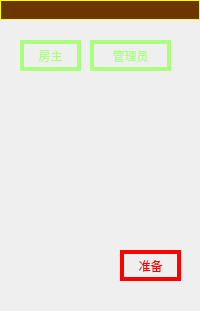
<?xml version="1.0" encoding="UTF-8"?>
<ui version="4.0">
 <class>WidgetRoomPlayer</class>
 <widget class="QWidget" name="WidgetRoomPlayer">
  <property name="geometry">
   <rect>
    <x>0</x>
    <y>0</y>
    <width>200</width>
    <height>311</height>
   </rect>
  </property>
  <property name="sizePolicy">
   <sizepolicy hsizetype="Fixed" vsizetype="Fixed">
    <horstretch>0</horstretch>
    <verstretch>0</verstretch>
   </sizepolicy>
  </property>
  <property name="minimumSize">
   <size>
    <width>200</width>
    <height>311</height>
   </size>
  </property>
  <property name="maximumSize">
   <size>
    <width>200</width>
    <height>311</height>
   </size>
  </property>
  <property name="contextMenuPolicy">
   <enum>Qt::CustomContextMenu</enum>
  </property>
  <property name="windowTitle">
   <string>Form</string>
  </property>
  <property name="styleSheet">
   <string notr="true"/>
  </property>
  <widget class="QLabel" name="labelNick">
   <property name="geometry">
    <rect>
     <x>0</x>
     <y>0</y>
     <width>200</width>
     <height>20</height>
    </rect>
   </property>
   <property name="sizePolicy">
    <sizepolicy hsizetype="Preferred" vsizetype="Preferred">
     <horstretch>0</horstretch>
     <verstretch>0</verstretch>
    </sizepolicy>
   </property>
   <property name="minimumSize">
    <size>
     <width>0</width>
     <height>20</height>
    </size>
   </property>
   <property name="styleSheet">
    <string notr="true">color: rgb(255, 255, 0);
border:1px solid rgb(255, 255, 0);
background-color: rgb(108, 54, 0);</string>
   </property>
   <property name="text">
    <string/>
   </property>
   <property name="textFormat">
    <enum>Qt::PlainText</enum>
   </property>
   <property name="alignment">
    <set>Qt::AlignCenter</set>
   </property>
  </widget>
  <widget class="QLabel" name="labelPicture">
   <property name="geometry">
    <rect>
     <x>0</x>
     <y>21</y>
     <width>200</width>
     <height>290</height>
    </rect>
   </property>
   <property name="sizePolicy">
    <sizepolicy hsizetype="Preferred" vsizetype="Expanding">
     <horstretch>0</horstretch>
     <verstretch>0</verstretch>
    </sizepolicy>
   </property>
   <property name="text">
    <string/>
   </property>
  </widget>
  <widget class="QLabel" name="labelRoomHost">
   <property name="geometry">
    <rect>
     <x>20</x>
     <y>40</y>
     <width>61</width>
     <height>31</height>
    </rect>
   </property>
   <property name="styleSheet">
    <string notr="true">color: rgb(170, 255, 127);
border: 4px solid;
border-color: rgb(170, 255, 127);
font: 14pt &quot;黑体&quot;;</string>
   </property>
   <property name="text">
    <string>房主</string>
   </property>
   <property name="alignment">
    <set>Qt::AlignCenter</set>
   </property>
  </widget>
  <widget class="QLabel" name="labelAdmin">
   <property name="geometry">
    <rect>
     <x>90</x>
     <y>40</y>
     <width>81</width>
     <height>31</height>
    </rect>
   </property>
   <property name="styleSheet">
    <string notr="true">color: rgb(170, 255, 127);
border: 4px solid;
border-color: rgb(170, 255, 127);
font: 14pt &quot;黑体&quot;;</string>
   </property>
   <property name="text">
    <string>管理员</string>
   </property>
   <property name="alignment">
    <set>Qt::AlignCenter</set>
   </property>
  </widget>
  <widget class="QLabel" name="labelReady">
   <property name="geometry">
    <rect>
     <x>120</x>
     <y>250</y>
     <width>61</width>
     <height>31</height>
    </rect>
   </property>
   <property name="styleSheet">
    <string notr="true">color: rgb(244, 0, 0);
border: 4px solid;
border-color: rgb(255, 0, 0);
font: 14pt &quot;黑体&quot;;</string>
   </property>
   <property name="text">
    <string>准备</string>
   </property>
   <property name="alignment">
    <set>Qt::AlignCenter</set>
   </property>
  </widget>
 </widget>
 <resources/>
 <connections/>
</ui>
